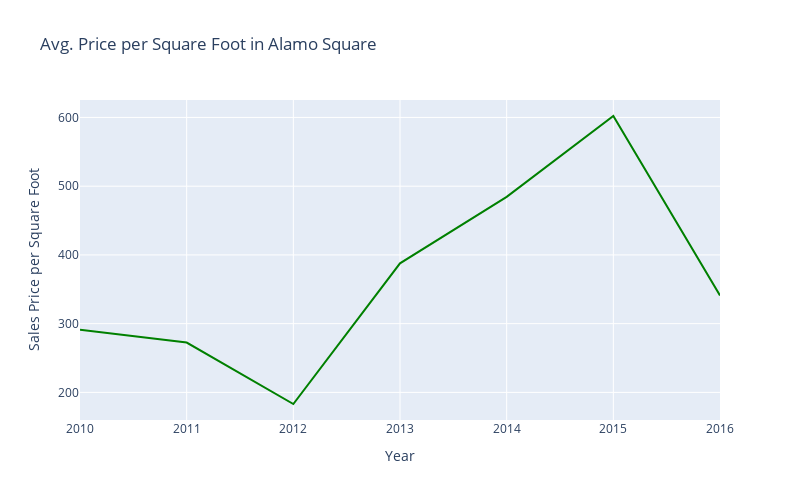

Here is the notebook cell this chart was saved with:
### Code cell
# Test your function by passing a neighborhood name.

average_price_by_neighborhood("Alamo Square")

### Figure 1 — Plotly figure (JSON) as saved in the notebook; plotly's stock layout.template omitted (floating-point values rounded to 4 significant figures)
{"data": [{"hovertemplate": "year=%{x}<br>sale_price_sqr_foot=%{y}<extra></extra>", "legendgroup": "", "line": {"color": "green", "dash": "solid"}, "marker": {"symbol": "circle"}, "mode": "lines", "name": "", "orientation": "v", "showlegend": false, "type": "scatter", "x": [2010, 2011, 2012, 2013, 2014, 2015, 2016], "xaxis": "x", "y": [291.2, 272.5, 183.1, 387.8, 484.4, 602.1, 341.0], "yaxis": "y"}], "layout": {"autosize": false, "height": 500, "legend": {"tracegroupgap": 0}, "title": {"text": "Avg. Price per Square Foot in Alamo Square"}, "width": 800, "xaxis": {"anchor": "y", "autorange": true, "domain": [0, 1], "range": [2010, 2016], "title": {"text": "Year"}, "type": "linear"}, "yaxis": {"anchor": "x", "autorange": true, "domain": [0, 1], "range": [159.8, 625.4], "title": {"text": "Sales Price per Square Foot"}, "type": "linear"}}}
